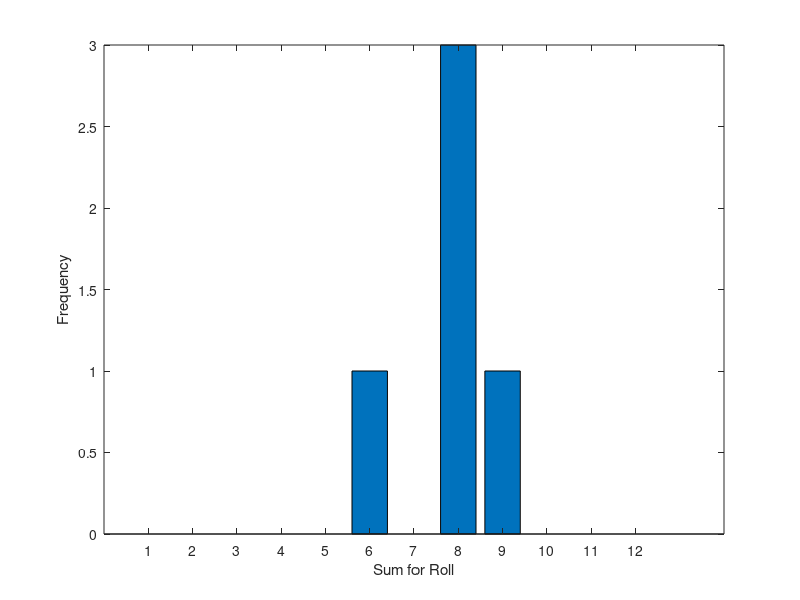

Write the MATLAB code that produced this figure. (Note: this script raises an error after producing the figure.)
% For any N
clear;
clc;
tic;
prompt1 = "Type in Number of rolls=";
N =(input(prompt1));
myProbs = zeros(1,12);

for i=1:N
  throws1  = randsample(6,1);
  throws2  = randsample(6,1);
  sumProbs = throws1 + throws2;  
  if sumProbs == 2
    myProbs(1,2) = myProbs(1,2) + 1;
  elseif sumProbs == 3
    myProbs(1,3) = myProbs(1,3) + 1;
  elseif sumProbs == 4
    myProbs(1,4) = myProbs(1,4) + 1;
  elseif sumProbs == 5
    myProbs(1,5) = myProbs(1,5) + 1;
  elseif sumProbs == 6
    myProbs(1,6) = myProbs(1,6) + 1;
  elseif sumProbs == 7
    myProbs(1,7) = myProbs(1,7) + 1;
  elseif sumProbs == 8
    myProbs(1,8) = myProbs(1,8) + 1;
  elseif sumProbs == 9
    myProbs(1,9) = myProbs(1,9) + 1;
  elseif sumProbs == 10
    myProbs(1,10) = myProbs(1,10) + 1;
  elseif sumProbs == 11
    myProbs(1,11) = myProbs(1,11) + 1;
  else sumProbs == 12
    myProbs(1,12) = myProbs(1,12) + 1;
  end
end
p = 1/36;
diceProb = N*p*[1 2 3 4 5 6 5 4 3 2 1];
b = 2:1:12;

Number = linspace(1, 12, length(myProbs));
bar(Number, myProbs);
hold on
xlabel(' Sum for Roll ');
ylabel(' Frequency ');
averageTime = toc;
str1 = sprintf('Number of Rolls = %d',N);
str2 = sprintf('Runtime = %d s.',averageTime);
title(str1,str2);
plot(Number(1,b),diceProb,'blo')
hold off
 
